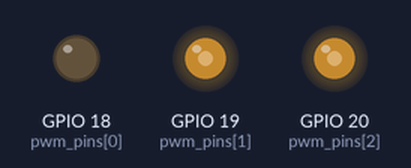
Recording of a program running on a simulated ESP32 board running MicroPython. On the bench: output pins drawn as LEDs (lit = HIGH).

Above: at 0.15 s.
At 8.25 s:
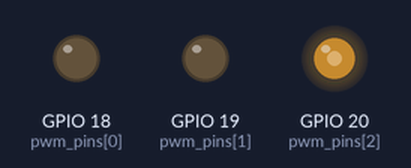
At 23.56 s:
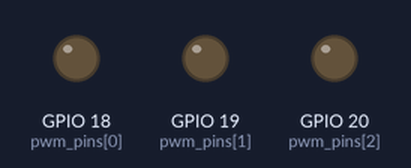
Timing chart, 0 to 23.7 s (numbered marks = the images above):
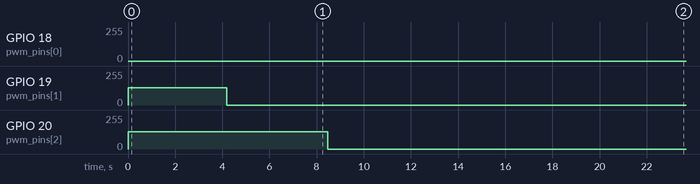

Measured:
- by itself, GPIO 19 (pwm_pins[1]): 128/255 → 0/255 at 4.2 s
- by itself, GPIO 20 (pwm_pins[2]): 128/255 → 0/255 at 8.5 s

The program:

RGB_LED.py
```python
# 引入 MicroPython 中的時間和硬體模組
import time  # 用於時間相關操作，如 sleep
from machine import Pin, PWM  # 用於控制 GPIO 和 PWM

# 設定 PWM 引腳
pwm_pins = [18, 19, 20]  # 指定 PWM 引腳
# 初始化 PWM 物件，並放入列表中
pwms = [PWM(Pin(pwm_pins[0])), PWM(Pin(pwm_pins[1])), PWM(Pin(pwm_pins[2]))]  # 建立 PWM 物件列表
# 為每個 PWM 物件設置頻率
[pwm.freq(1000) for pwm in pwms]  # 設定每個 PWM 的頻率為 1000 Hz

# 定義 16 位呼吸燈效果的步進值
step_val = 64  # 每個步進的值
# 定義亮度從低到高的範圍
range_0 = [ii for ii in range(0, 2**16, step_val)]  # 亮度增強的範圍
# 定義亮度從高到低的範圍
range_1 = [ii for ii in range(2**16, -step_val, -step_val)]  # 亮度降低的範圍

# 無限循環
while True:  # 不斷執行迴圈
    # 通過 PWM 產生紅、藍、綠的呼吸燈效果
    for pwm in pwms:  # 遍歷每個 PWM 物件
           for ii in range_0 + range_1:  # 遍歷亮度增強和降低的範圍
               pwm.duty_u16(ii)  # 設定 PWM 的占空比（16 位）
               time.sleep(0.001)  # 在每次更改 PWM 之間等待 1 毫秒

    # 產生白色呼吸燈效果（同時控制三個 LED）
    for ii in range_0 + range_1:  # 遍歷亮度增強和降低的範圍
        for pwm in pwms:  # 對於每個 PWM 物件
            pwm.duty_u16(ii)  # 設定 PWM 的占空比
        time.sleep(0.001)  # 在每次更改 PWM 之間等待 1 毫秒
```
